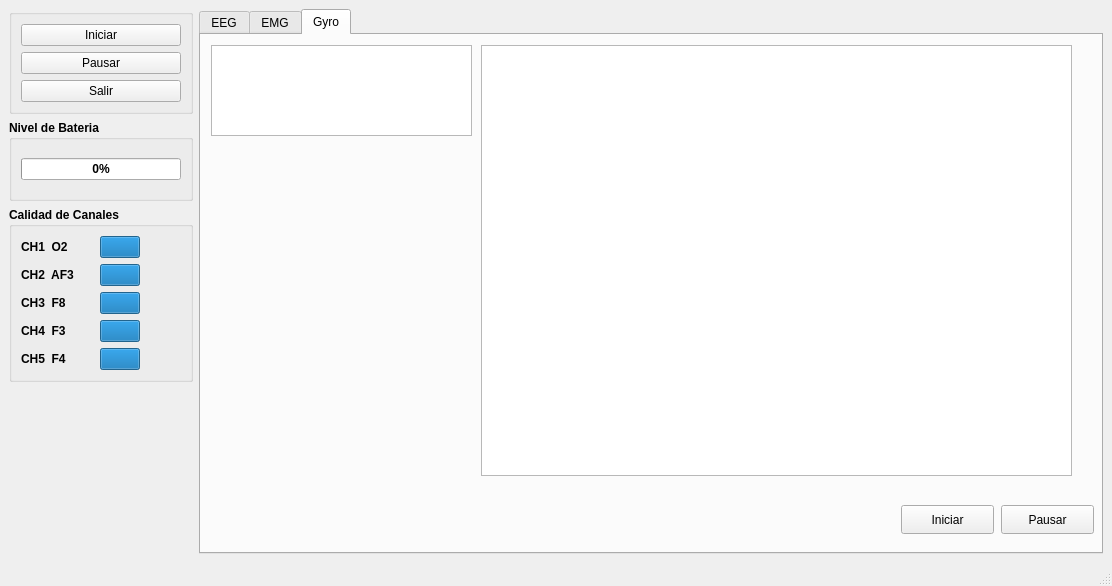
<?xml version="1.0" encoding="UTF-8"?>
<ui version="4.0">
 <class>MainWindow</class>
 <widget class="QMainWindow" name="MainWindow">
  <property name="geometry">
   <rect>
    <x>0</x>
    <y>0</y>
    <width>1112</width>
    <height>586</height>
   </rect>
  </property>
  <property name="windowTitle">
   <string>EPOC Visualizer</string>
  </property>
  <widget class="QWidget" name="centralwidget">
   <layout class="QGridLayout" name="gridLayout_10">
    <item row="0" column="0">
     <widget class="QGroupBox" name="groupBox_2">
      <property name="title">
       <string/>
      </property>
      <layout class="QGridLayout" name="gridLayout_5">
       <item row="0" column="0">
        <widget class="QPushButton" name="push_Iniciar">
         <property name="text">
          <string>Iniciar</string>
         </property>
        </widget>
       </item>
       <item row="1" column="0">
        <widget class="QPushButton" name="push_Finalizar">
         <property name="text">
          <string>Pausar</string>
         </property>
        </widget>
       </item>
       <item row="2" column="0">
        <widget class="QPushButton" name="push_Salir">
         <property name="text">
          <string>Salir</string>
         </property>
        </widget>
       </item>
      </layout>
     </widget>
    </item>
    <item row="0" column="1" rowspan="5">
     <layout class="QGridLayout" name="gridLayout_14">
      <item row="1" column="0">
       <spacer name="horizontalSpacer">
        <property name="orientation">
         <enum>Qt::Horizontal</enum>
        </property>
        <property name="sizeType">
         <enum>QSizePolicy::Fixed</enum>
        </property>
        <property name="sizeHint" stdset="0">
         <size>
          <width>900</width>
          <height>1</height>
         </size>
        </property>
       </spacer>
      </item>
      <item row="0" column="0">
       <widget class="QTabWidget" name="tabWidget">
        <property name="currentIndex">
         <number>2</number>
        </property>
        <widget class="QWidget" name="tab_2">
         <attribute name="title">
          <string>EEG</string>
         </attribute>
         <widget class="QWidget" name="gridLayoutWidget_6">
          <property name="geometry">
           <rect>
            <x>280</x>
            <y>10</y>
            <width>591</width>
            <height>431</height>
           </rect>
          </property>
          <layout class="QGridLayout" name="gridLayout_25">
           <item row="0" column="0">
            <widget class="GraphicsLayoutWidget" name="graphicsView_eeg"/>
           </item>
          </layout>
         </widget>
         <widget class="QPushButton" name="push_eegini">
          <property name="geometry">
           <rect>
            <x>700</x>
            <y>470</y>
            <width>93</width>
            <height>29</height>
           </rect>
          </property>
          <property name="text">
           <string>Iniciar</string>
          </property>
         </widget>
         <widget class="QPushButton" name="push_eegend">
          <property name="geometry">
           <rect>
            <x>800</x>
            <y>470</y>
            <width>93</width>
            <height>29</height>
           </rect>
          </property>
          <property name="text">
           <string>Pausar</string>
          </property>
         </widget>
         <widget class="QWidget" name="gridLayoutWidget_4">
          <property name="geometry">
           <rect>
            <x>10</x>
            <y>10</y>
            <width>261</width>
            <height>91</height>
           </rect>
          </property>
          <layout class="QGridLayout" name="gridLayout_4">
           <item row="0" column="0">
            <widget class="QTreeWidget" name="treeWidget_eeg">
             <attribute name="headerVisible">
              <bool>false</bool>
             </attribute>
             <column>
              <property name="text">
               <string notr="true">1</string>
              </property>
             </column>
            </widget>
           </item>
          </layout>
         </widget>
        </widget>
        <widget class="QWidget" name="tab">
         <attribute name="title">
          <string>EMG</string>
         </attribute>
         <widget class="QWidget" name="gridLayoutWidget_5">
          <property name="geometry">
           <rect>
            <x>280</x>
            <y>10</y>
            <width>591</width>
            <height>431</height>
           </rect>
          </property>
          <layout class="QGridLayout" name="gridLayout_21">
           <item row="0" column="0">
            <widget class="GraphicsLayoutWidget" name="graphicsView_emg"/>
           </item>
          </layout>
         </widget>
         <widget class="QPushButton" name="push_emgend">
          <property name="geometry">
           <rect>
            <x>800</x>
            <y>470</y>
            <width>93</width>
            <height>29</height>
           </rect>
          </property>
          <property name="text">
           <string>Pausar</string>
          </property>
         </widget>
         <widget class="QPushButton" name="push_emgini">
          <property name="geometry">
           <rect>
            <x>700</x>
            <y>470</y>
            <width>93</width>
            <height>29</height>
           </rect>
          </property>
          <property name="text">
           <string>Iniciar</string>
          </property>
         </widget>
         <widget class="QWidget" name="gridLayoutWidget_3">
          <property name="geometry">
           <rect>
            <x>10</x>
            <y>10</y>
            <width>261</width>
            <height>91</height>
           </rect>
          </property>
          <layout class="QGridLayout" name="gridLayout_3">
           <item row="0" column="0">
            <widget class="QTreeWidget" name="treeWidget_emg">
             <attribute name="headerVisible">
              <bool>false</bool>
             </attribute>
             <column>
              <property name="text">
               <string notr="true">1</string>
              </property>
             </column>
            </widget>
           </item>
          </layout>
         </widget>
        </widget>
        <widget class="QWidget" name="tab_3">
         <attribute name="title">
          <string>Gyro</string>
         </attribute>
         <widget class="QWidget" name="gridLayoutWidget_13">
          <property name="geometry">
           <rect>
            <x>280</x>
            <y>10</y>
            <width>591</width>
            <height>431</height>
           </rect>
          </property>
          <layout class="QGridLayout" name="gridLayout_29">
           <item row="0" column="1">
            <widget class="GraphicsLayoutWidget" name="graphicsView_gyro"/>
           </item>
          </layout>
         </widget>
         <widget class="QPushButton" name="push_Gyroini">
          <property name="geometry">
           <rect>
            <x>700</x>
            <y>470</y>
            <width>93</width>
            <height>29</height>
           </rect>
          </property>
          <property name="text">
           <string>Iniciar</string>
          </property>
         </widget>
         <widget class="QPushButton" name="push_Gyroend">
          <property name="geometry">
           <rect>
            <x>800</x>
            <y>470</y>
            <width>93</width>
            <height>29</height>
           </rect>
          </property>
          <property name="text">
           <string>Pausar</string>
          </property>
         </widget>
         <widget class="QWidget" name="gridLayoutWidget_2">
          <property name="geometry">
           <rect>
            <x>10</x>
            <y>10</y>
            <width>261</width>
            <height>91</height>
           </rect>
          </property>
          <layout class="QGridLayout" name="gridLayout_2">
           <item row="0" column="0">
            <widget class="QTreeWidget" name="treeWidget_gyro">
             <property name="showDropIndicator" stdset="0">
              <bool>true</bool>
             </property>
             <property name="expandsOnDoubleClick">
              <bool>true</bool>
             </property>
             <property name="columnCount">
              <number>1</number>
             </property>
             <attribute name="headerVisible">
              <bool>false</bool>
             </attribute>
             <attribute name="headerStretchLastSection">
              <bool>true</bool>
             </attribute>
             <column>
              <property name="text">
               <string notr="true">1</string>
              </property>
             </column>
            </widget>
           </item>
          </layout>
         </widget>
        </widget>
       </widget>
      </item>
     </layout>
    </item>
    <item row="1" column="0">
     <layout class="QGridLayout" name="gridLayout_6">
      <item row="0" column="0">
       <widget class="QGroupBox" name="gB_bateria">
        <property name="maximumSize">
         <size>
          <width>184</width>
          <height>117</height>
         </size>
        </property>
        <property name="font">
         <font>
          <weight>75</weight>
          <bold>true</bold>
         </font>
        </property>
        <property name="title">
         <string>Nivel de Bateria</string>
        </property>
        <layout class="QGridLayout" name="gridLayout_13">
         <item row="0" column="0">
          <widget class="QProgressBar" name="progressBar_Bat">
           <property name="value">
            <number>0</number>
           </property>
          </widget>
         </item>
        </layout>
       </widget>
      </item>
     </layout>
    </item>
    <item row="2" column="0">
     <layout class="QGridLayout" name="gL_calidad">
      <item row="0" column="0">
       <widget class="QGroupBox" name="gB_calidad">
        <property name="maximumSize">
         <size>
          <width>184</width>
          <height>312</height>
         </size>
        </property>
        <property name="font">
         <font>
          <weight>75</weight>
          <bold>true</bold>
         </font>
        </property>
        <property name="title">
         <string>Calidad de Canales</string>
        </property>
        <layout class="QGridLayout" name="gridLayout_12">
         <item row="0" column="1">
          <layout class="QGridLayout" name="gridLayout_11">
           <item row="1" column="0">
            <spacer name="horizontalSpacer_5">
             <property name="orientation">
              <enum>Qt::Horizontal</enum>
             </property>
             <property name="sizeType">
              <enum>QSizePolicy::Fixed</enum>
             </property>
             <property name="sizeHint" stdset="0">
              <size>
               <width>20</width>
               <height>20</height>
              </size>
             </property>
            </spacer>
           </item>
           <item row="2" column="1">
            <widget class="QProgressBar" name="progressBar_CH3">
             <property name="value">
              <number>100</number>
             </property>
             <property name="textVisible">
              <bool>false</bool>
             </property>
            </widget>
           </item>
           <item row="3" column="1">
            <widget class="QProgressBar" name="progressBar_CH4">
             <property name="value">
              <number>100</number>
             </property>
             <property name="textVisible">
              <bool>false</bool>
             </property>
            </widget>
           </item>
           <item row="4" column="1">
            <widget class="QProgressBar" name="progressBar_CH5">
             <property name="value">
              <number>100</number>
             </property>
             <property name="textVisible">
              <bool>false</bool>
             </property>
            </widget>
           </item>
           <item row="0" column="1">
            <widget class="QProgressBar" name="progressBar_CH1">
             <property name="value">
              <number>100</number>
             </property>
             <property name="textVisible">
              <bool>false</bool>
             </property>
            </widget>
           </item>
           <item row="1" column="1">
            <widget class="QProgressBar" name="progressBar_CH2">
             <property name="value">
              <number>100</number>
             </property>
             <property name="textVisible">
              <bool>false</bool>
             </property>
            </widget>
           </item>
           <item row="2" column="2">
            <spacer name="horizontalSpacer_3">
             <property name="orientation">
              <enum>Qt::Horizontal</enum>
             </property>
             <property name="sizeType">
              <enum>QSizePolicy::Fixed</enum>
             </property>
             <property name="sizeHint" stdset="0">
              <size>
               <width>120</width>
               <height>20</height>
              </size>
             </property>
            </spacer>
           </item>
          </layout>
         </item>
         <item row="0" column="0">
          <layout class="QVBoxLayout" name="vL_epoc">
           <item>
            <widget class="QLabel" name="label_3">
             <property name="text">
              <string>CH1  O2</string>
             </property>
            </widget>
           </item>
           <item>
            <widget class="QLabel" name="label_4">
             <property name="text">
              <string>CH2  AF3</string>
             </property>
            </widget>
           </item>
           <item>
            <widget class="QLabel" name="label_5">
             <property name="text">
              <string>CH3  F8</string>
             </property>
            </widget>
           </item>
           <item>
            <widget class="QLabel" name="label_6">
             <property name="text">
              <string>CH4  F3</string>
             </property>
            </widget>
           </item>
           <item>
            <widget class="QLabel" name="label_7">
             <property name="text">
              <string>CH5  F4</string>
             </property>
            </widget>
           </item>
          </layout>
         </item>
        </layout>
       </widget>
      </item>
     </layout>
    </item>
   </layout>
  </widget>
  <widget class="QMenuBar" name="menubar">
   <property name="geometry">
    <rect>
     <x>0</x>
     <y>0</y>
     <width>1112</width>
     <height>27</height>
    </rect>
   </property>
  </widget>
  <widget class="QStatusBar" name="statusbar"/>
 </widget>
 <customwidgets>
  <customwidget>
   <class>GraphicsLayoutWidget</class>
   <extends>QGraphicsView</extends>
   <header>pyqtgraph</header>
  </customwidget>
 </customwidgets>
 <resources/>
 <connections/>
</ui>
